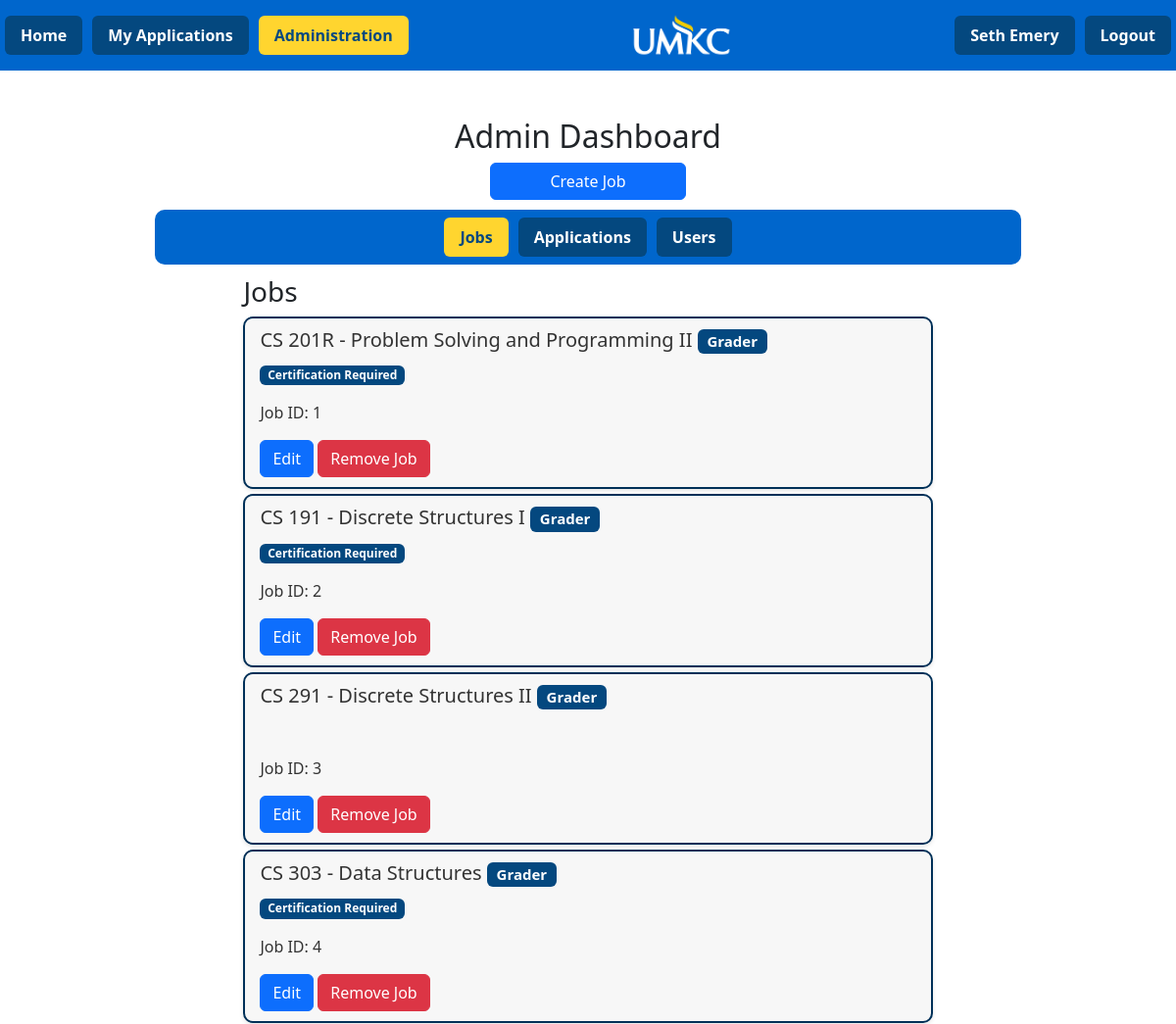
The app's page /admin (signed in, upper part), older data.
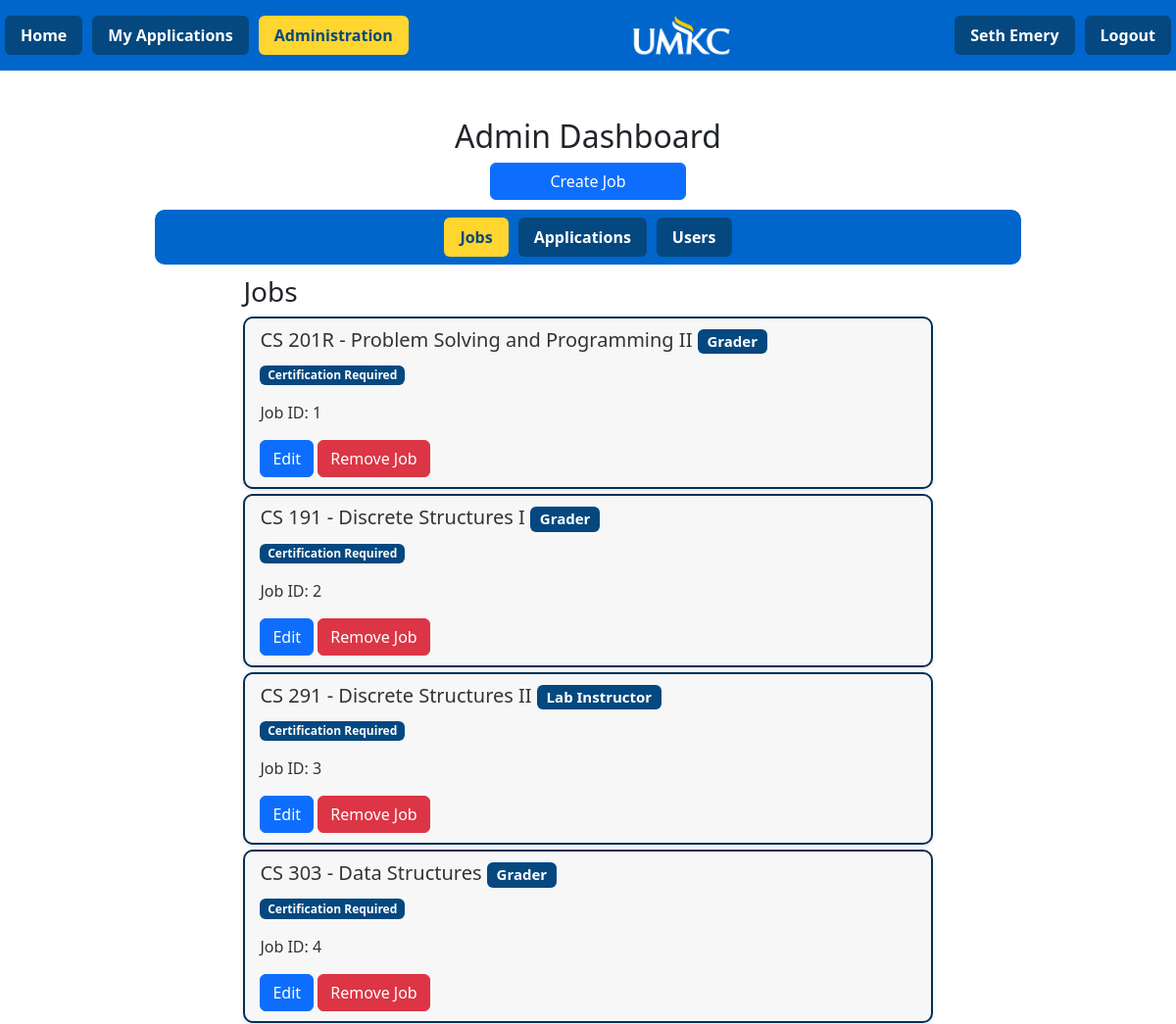
The same page, newer data.
### gta/model/models.py (models this page shows)
class Jobs(db.Model):
    __tablename__ = "Jobs"
    job_id = db.Column(db.Integer,autoincrement=True, primary_key=True )
    role_id = db.Column(db.Integer, db.ForeignKey("Roles.role_id"))
    course_required = db.Column(db.Integer, db.ForeignKey("Courses.course_id"))
    certification_required = db.Column(db.Boolean, nullable=False)
    status = db.Column(db.Boolean, nullable=False)
    user_id = db.Column(db.Integer, db.ForeignKey("Users.user_id"))

class Roles(db.Model):
    __tablename__ = "Roles"
    role_id = db.Column(db.Integer, primary_key=True)
    role_name = db.Column(db.String(25), nullable=False)

### gta/main/routes.py (the view)
@mbp.route('/admin')
@login_required
def AdminPage():
    if current_user.role != 5:
        return redirect(url_for("form.LoginPage"))
    with app.app_context():
        resj = db.session.execute(db.select(Courses.course_name, Courses.course_level, Jobs.certification_required, Roles.role_name, Jobs.job_id).where(Jobs.role_id == Roles.role_id).where(Jobs.course_required == Courses.course_id)).all()
        resa = db.session.execute(db.select(Users.user_id, Courses.course_name, Courses.course_level, Applications.status, Applications.gta_cert_file_name, Applications.transcript_file_name, Roles.role_name, Jobs.job_id, Applications.app_id, Applications.editable).where(Applications.user_id == Users.user_id).where(Applications.course_id == Courses.course_id).where(Applications.job_id == Jobs.job_id).where(Jobs.role_id == Roles.role_id)).all()
        all_users = Users.query.all()
        print(all_users)
    jobs = [{"course": r[0]+" - "+r[1], "cert_required": r[2], "role_name": r[3], "job_id": r[4]} for r in resj]
    apps = [{"user_id": a[0], "course": a[1]+" - "+a[2], "status": a[3], "gta_cert": a[4], "transcript": a[5], "role": a[6], "job_id": a[7], "app_id": a[8], "editable": a[9]} for a in resa]
    users = [{
        "user_id": user.user_id,
        "fname": user.user_fname,
        "lname": user.user_lname,
        "email": user.user_email,
        "role": user.role,
        "major": user.major,
    } for user in all_users]
    for entry in users:
        match entry["major"]:
            case 1:
                entry["major"] = "CS"
            case 2:
                entry["major"] = "IT"
            case 3:
                entry["major"] = "ECE"
            case 4:
                entry["major"] = "EE"
            case 5:
                entry["major"] = "BTEC"
            case 6:
                entry["major"] = "BSCS"
            case 7:
                entry["major"] = "Other"
    return render_template('admin.html',jobs=jobs, apps=apps, users=users)

### gta/main/routes.py (called while the page is built)
@login_manager.user_loader
def load_user(user_id):
    return Users.query.get(int(user_id))

### gta/model/models.py (called while the page is built)
    def __repr__(self):
        return f"<User {self.user_id}: {self.user_fname} {self.user_lname}, Email: {self.user_email}, Role: {self.role}>"

### gta/templates/admin.html (shortened to what this page needs)
{% extends 'base.html' %}
{% block content %}
<div class="flex-container-columm">
    <h2 style="text-align: center;">Admin Dashboard</h2>
    <button id="create-job" class="btn btn-primary btn-job">{{render_nav_item('form.CreateJobPage', 'Create Job')}}</button>
    <nav class="navbar navbar-center small-my-navbar">
        <ul class="nav nav-pills">
            <li class="nav-item" style="margin-inline: 5px;">
                <a class="nav-link" id="jobsButton" onclick="displayJobs(); saveCurrentTab('jobs');">Jobs</a>
            </li>
            <li class="nav-item" style="margin-inline: 5px;">
                <a class="nav-link" id="applicationsButton" onclick="displayApplications(); saveCurrentTab('applications');">Applications</a>
            </li>
            <li class="nav-item" style="margin-inline: 5px;">
                <a class="nav-link" id = "usersButton" onclick="displayUsers(); saveCurrentTab('users');">Users</a>
            </li>
        </ul>
    </nav>
</div>
<div class="flex-container-column">
    <div class="flex-child active" style="display: block;"  id="jobsList">
        <h3>Jobs</h3>
            <ul id="job-list-group" class="list-group">
                {% for j in jobs %}
                    <li class="list-group-item">
                        <h5 id="course-name">{{ j['course'] }} <span class="badge badge-primary">{{ j['role_name'] }}</span></h5>
                        <p>{% if j['cert_required'] %}<span class="badge badge-primary">Certification Required</span>{% else %}&nbsp;{% endif %}</p>
                        <p>Job ID: {{ j['job_id'] }}</p>
                        <a href="{{ url_for('form.EditJob', job_id= j['job_id'])}}"  id="job-edit" class="btn btn-primary">Edit</a>
                        <button id="job-close" class="btn btn-danger" onclick="confirmAndRemoveJob({{ j['job_id'] }})">Remove Job</button>
                    </li>
                {% endfor %}
            </ul>
    </div>
</div>
{% endblock %}

Row changes from the older to the newer data that the page shows:
changed Jobs id 3: role_name "Grader" → "Lab Instructor"; now shows "Certification Required"
